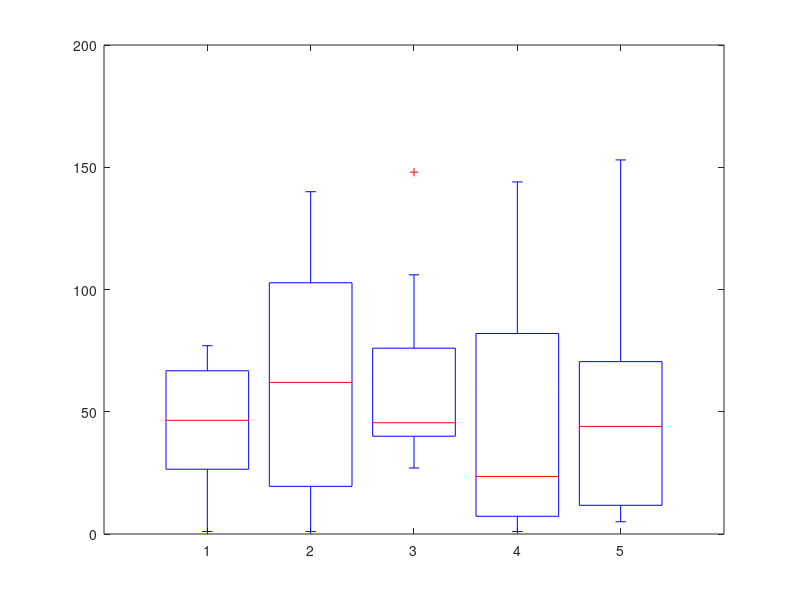

This chart was generated by the following MATLAB code:
VK=[59;28;19;1;34;26;66;72;67;77]
RS=[67;24;1;103;104;102;18;1;140;57]
KW=[30;67;27;40;41;148;106;79;40;50]
SS=[144;142;9;8;85;7;5;38;1;73]
JR=[10;28;5;72;17;85;60;66;153;8]
runs=[VK RS KW SS JR]
boxplot(runs)